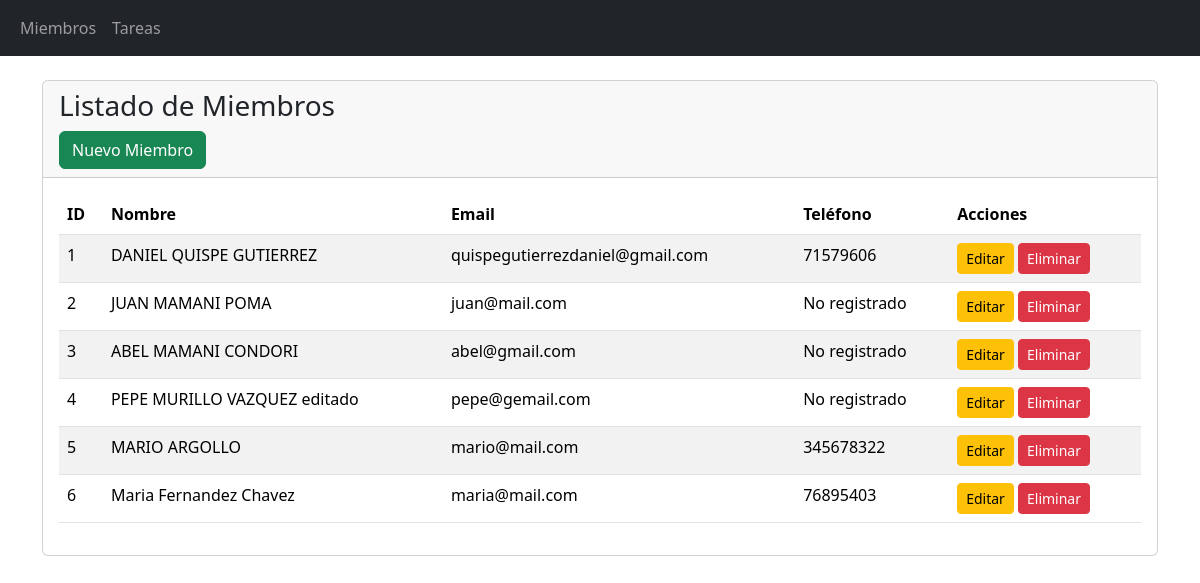
The app's page /miembros/ with its own data.
### blueprintapp/miembros/models.py (models this page shows, shortened)
class Miembro(db.Model):
    __tablename__ = "miembros"
    id = db.Column(db.Integer,primary_key=True)
    nombre = db.Column(db.String,nullable=False)
    email = db.Column(db.String,nullable=False)
    telefono = db.Column(db.String)

### blueprintapp/miembros/routes.py (the view)
@bp_miembro.route("/")
def index():
    miembros = Miembro.query.all()
    return render_template('miembro/index.html', miembros=miembros)

### blueprintapp/miembros/templates/miembro/index.html (shortened to what this page needs)
{% extends "base.html" %}
{% block content %}
<div class="card">
    <div class="card-header">
        <h1 class="h3">Listado de Miembros</h1>
        <a href="{{ url_for('bp_miembro.create') }}" class="btn btn-success">Nuevo Miembro</a>
    </div>
    <div class="card-body">
        <table class="table table-striped">
            <thead>
                <tr>
                    <th>ID</th>
                    <th>Nombre</th>
                    <th>Email</th>
                    <th>Teléfono</th>
                    <th>Acciones</th>
                </tr>
            </thead>
            <tbody>
                {% for item in miembros %}
                <tr>
                    <td>{{ item.id }}</td>
                    <td>{{ item.nombre }}</td>
                    <td>{{ item.email }}</td>
                    <td>{{ item.telefono or 'No registrado' }}</td>
                    <td>
                        <a href="{{ url_for('bp_miembro.edit', id=item.id) }}" class="btn btn-warning btn-sm">Editar</a>
                        <a href="{{ url_for('bp_miembro.delete', id=item.id) }}" class="btn btn-danger btn-sm" onclick="return confirm('¿Estás seguro de eliminar?')">Eliminar</a>
                    </td>
                </tr>
                {% else %}
                <tr>
                    <td colspan="5">No hay miembros registrados
                </tr>
                {% endfor %}
            </tbody>
        </table>
    </div>
</div>
{% endblock %}

### blueprintapp/templates/base.html (shortened to what this page needs)
<!DOCTYPE html>
<html lang="es">
<head>
    <link href="https://cdn.jsdelivr.net/npm/bootstrap@5.3.8/dist/css/bootstrap.min.css" rel="stylesheet">
</head>
<body>
    <nav class="navbar navbar-expand-lg navbar-dark bg-dark">
        <div class="container-fluid">
            <div class="collapse navbar-collapse" id="navbarNav">
                <ul class="navbar-nav">
                    <li class="nav-item">
                        <a class="nav-link" href="{{ url_for('bp_miembro.index') }}">Miembros</a>
                    </li>
                    <li class="nav-item">
                        <a class="nav-link" href="{{ url_for('bp_tarea.index') }}">Tareas</a>
                    </li>
                </ul>
            </div>
        </div>
    </nav>
    <div class="container mt-4">
        {% block content %}
        {% endblock %}
    </div>
</body>
</html>

### records on screen
Miembro: id "1", nombre "DANIEL QUISPE GUTIERREZ", email "quispegutierrezdaniel@gmail.com", telefono "71579606"
Miembro: id "2", nombre "JUAN MAMANI POMA", email "juan@mail.com", telefono "No registrado"
Miembro: id "3", nombre "ABEL MAMANI CONDORI", email "abel@gmail.com", telefono "No registrado"
Miembro: id "4", nombre "PEPE MURILLO VAZQUEZ editado", email "pepe@gemail.com", telefono "No registrado"
Miembro: id "5", nombre "MARIO ARGOLLO", email "mario@mail.com", telefono "345678322"
Miembro: id "6", nombre "Maria Fernandez Chavez", email "maria@mail.com", telefono "76895403"
